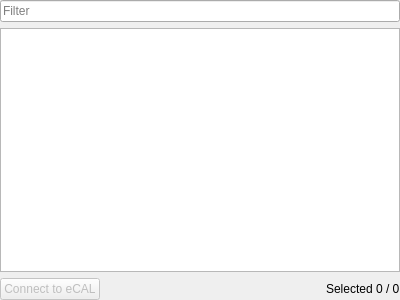
<?xml version="1.0" encoding="UTF-8"?>
<ui version="4.0">
 <class>ChannelWidget</class>
 <widget class="QWidget" name="ChannelWidget">
  <property name="geometry">
   <rect>
    <x>0</x>
    <y>0</y>
    <width>400</width>
    <height>300</height>
   </rect>
  </property>
  <property name="windowTitle">
   <string>Widget</string>
  </property>
  <layout class="QVBoxLayout" name="verticalLayout">
   <property name="leftMargin">
    <number>0</number>
   </property>
   <property name="topMargin">
    <number>0</number>
   </property>
   <property name="rightMargin">
    <number>0</number>
   </property>
   <property name="bottomMargin">
    <number>0</number>
   </property>
   <item>
    <widget class="QFilterLineEdit" name="filter_lineedit">
     <property name="placeholderText">
      <string>Filter</string>
     </property>
    </widget>
   </item>
   <item>
    <widget class="QAdvancedTreeView" name="channel_tree_view">
     <property name="alternatingRowColors">
      <bool>true</bool>
     </property>
     <property name="selectionMode">
      <enum>QAbstractItemView::ExtendedSelection</enum>
     </property>
     <property name="verticalScrollMode">
      <enum>QAbstractItemView::ScrollPerPixel</enum>
     </property>
     <property name="rootIsDecorated">
      <bool>false</bool>
     </property>
     <property name="uniformRowHeights">
      <bool>true</bool>
     </property>
     <property name="itemsExpandable">
      <bool>false</bool>
     </property>
     <property name="sortingEnabled">
      <bool>true</bool>
     </property>
     <property name="allColumnsShowFocus">
      <bool>true</bool>
     </property>
     <attribute name="headerShowSortIndicator" stdset="0">
      <bool>true</bool>
     </attribute>
     <attribute name="headerStretchLastSection">
      <bool>false</bool>
     </attribute>
    </widget>
   </item>
   <item>
    <layout class="QHBoxLayout" name="button_layout">
     <item>
      <widget class="QPushButton" name="initialize_button">
       <property name="enabled">
        <bool>false</bool>
       </property>
       <property name="minimumSize">
        <size>
         <width>40</width>
         <height>0</height>
        </size>
       </property>
       <property name="toolTip">
        <string>Create publishers for all enabled channels</string>
       </property>
       <property name="text">
        <string>Connect to eCAL</string>
       </property>
       <property name="icon">
        <iconset resource="../../../../../iconset/ecalicons.qrc">
         <normaloff>:/ecalicons/CHECKMARK</normaloff>:/ecalicons/CHECKMARK</iconset>
       </property>
      </widget>
     </item>
     <item>
      <spacer name="button_spacer">
       <property name="orientation">
        <enum>Qt::Horizontal</enum>
       </property>
       <property name="sizeHint" stdset="0">
        <size>
         <width>40</width>
         <height>20</height>
        </size>
       </property>
      </spacer>
     </item>
     <item>
      <widget class="QLabel" name="selected_count_label">
       <property name="minimumSize">
        <size>
         <width>40</width>
         <height>0</height>
        </size>
       </property>
       <property name="text">
        <string>Selected 0 / 0</string>
       </property>
      </widget>
     </item>
    </layout>
   </item>
  </layout>
 </widget>
 <layoutdefault spacing="6" margin="11"/>
 <customwidgets>
  <customwidget>
   <class>QAdvancedTreeView</class>
   <extends>QTreeView</extends>
   <header>CustomQt/QAdvancedTreeView.h</header>
  </customwidget>
  <customwidget>
   <class>QFilterLineEdit</class>
   <extends>QLineEdit</extends>
   <header>CustomQt/QFilterLineEdit.h</header>
  </customwidget>
 </customwidgets>
 <resources>
  <include location="../../../../../iconset/ecalicons.qrc"/>
 </resources>
 <connections/>
</ui>
